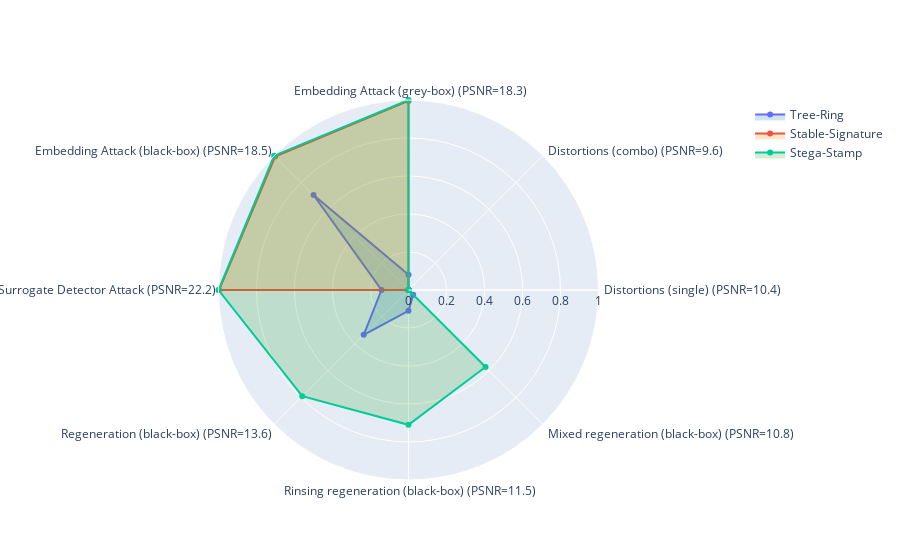

The code cell stored with this chart in its notebook:
### Code cell
import plotly
import plotly.graph_objects as go
import numpy as np
import warnings
from dev import *

warnings.filterwarnings("ignore")


aggregate_attack_name_dict = {
    "Distortions (single)": [
        "distortion_single_rotation",
        "distortion_single_resizedcrop",
        "distortion_single_erasing",
        "distortion_single_brightness",
        "distortion_single_contrast",
        "distortion_single_blurring",
        "distortion_single_noise",
        "distortion_single_jpeg",
    ],
    "Distortions (combo)": [
        "distortion_combo_geometric",
        "distortion_combo_photometric",
        "distortion_combo_degradation",
        "distortion_combo_all",
    ],
    "Embedding Attack (grey-box)": ["adv_emb_same_vae_untg"],
    "Embedding Attack (black-box)": [
        "adv_emb_clip_untg_alphaRatio_0.05_step_200",
        "adv_emb_sdxl_vae_untg",
        "adv_emb_klf16_vae_untg",
    ],
    "Surrogate Detector Attack": ["adv_cls_wm1_wm2_0.01_50_warm"],
    "Regeneration (black-box)": ["regen_diffusion", "kl_vae"],
    "Rinsing regeneration (black-box)": ["2x_regen", "4x_regen"],
    "Mixed regeneration (black-box)": ["4x_regen_bmshj", "4x_regen_kl_vae"],
}


result_dict = {k: {} for k in WATERMARK_METHODS.keys()}
quality_dict = {k: {} for k in aggregate_attack_name_dict.keys()}
for source_name in WATERMARK_METHODS.keys():
    for aggregate_attack_name, attack_names in aggregate_attack_name_dict.items():
        performances = []
        qualities = []
        for attack_name in attack_names:
            json_dict = get_all_json_paths(
                lambda _dataset_name, _attack_name, _attack_strength, _source_name, _result_type: (
                    _source_name == source_name and _attack_name == attack_name
                )
            )
            record_keys = set(
                [(key[0], key[3], key[1], key[2]) for key in json_dict.keys()]
            )
            for dataset_name, source_name, attack_name, attack_strength in record_keys:
                performances.append(
                    get_performance(
                        dataset_name,
                        source_name,
                        attack_name,
                        attack_strength,
                        mode="removal",
                    )["low1000_1"]
                )
                qualities.append(
                    get_quality(
                        dataset_name,
                        source_name,
                        attack_name,
                        attack_strength,
                        mode="removal",
                    ).get("psnr", None)
                )
        result_dict[source_name][aggregate_attack_name] = np.array(
            [p for p in performances if p is not None]
        ).min()
        quality_dict[aggregate_attack_name] = np.array(
            [q for q in qualities if q is not None]
        ).mean()


fig = go.Figure()

# Retrieve the default Plotly colors
default_colors = plotly.colors.DEFAULT_PLOTLY_COLORS

alpha = 0.2  # Set your desired alpha value here, e.g., 0.5 for 50% transparency
modified_colors = [
    color.replace("rgb", "rgba").replace(")", f", {alpha})") for color in default_colors
]

for index, source_name in enumerate(WATERMARK_METHODS.keys()):
    r = list(result_dict[source_name].values())
    r.append(r[0])
    theta = [
        f" {k} (PSNR={quality_dict[k]:.1f})" for k in aggregate_attack_name_dict.keys()
    ]
    theta.append(theta[0])
    fig.add_trace(
        go.Scatterpolar(
            r=r,
            theta=theta,
            fill="toself",
            name=WATERMARK_METHODS[source_name],
            fillcolor=modified_colors[index],
        )
    )

fig.update_layout(
    polar=dict(radialaxis=dict(visible=True, range=[0, 1])), showlegend=True
)

fig.show()

### Figure 1 — Plotly figure (JSON) as saved in the notebook; plotly's stock layout.template omitted (floating-point values rounded to 4 significant figures)
{"data": [{"fill": "toself", "fillcolor": "rgba(31, 119, 180, 0.2)", "name": "Tree-Ring", "r": [0.0018, 0, 0.0802, 0.7068, 0.1422, 0.3334, 0.1096, 0.035, 0.0018], "theta": [" Distortions (single) (PSNR=10.4)", " Distortions (combo) (PSNR=9.6)", " Embedding Attack (grey-box) (PSNR=18.3)", " Embedding Attack (black-box) (PSNR=18.5)", " Surrogate Detector Attack (PSNR=22.2)", " Regeneration (black-box) (PSNR=13.6)", " Rinsing regeneration (black-box) (PSNR=11.5)", " Mixed regeneration (black-box) (PSNR=10.8)", " Distortions (single) (PSNR=10.4)"], "type": "scatterpolar"}, {"fill": "toself", "fillcolor": "rgba(255, 127, 14, 0.2)", "name": "Stable-Signature", "r": [0, 0, 0.995, 0.9928, 0.997, 0.0002, 0, 0, 0], "theta": [" Distortions (single) (PSNR=10.4)", " Distortions (combo) (PSNR=9.6)", " Embedding Attack (grey-box) (PSNR=18.3)", " Embedding Attack (black-box) (PSNR=18.5)", " Surrogate Detector Attack (PSNR=22.2)", " Regeneration (black-box) (PSNR=13.6)", " Rinsing regeneration (black-box) (PSNR=11.5)", " Mixed regeneration (black-box) (PSNR=10.8)", " Distortions (single) (PSNR=10.4)"], "type": "scatterpolar"}, {"fill": "toself", "fillcolor": "rgba(44, 160, 44, 0.2)", "name": "Stega-Stamp", "r": [0, 0, 1, 1, 1, 0.7908, 0.7094, 0.5732, 0], "theta": [" Distortions (single) (PSNR=10.4)", " Distortions (combo) (PSNR=9.6)", " Embedding Attack (grey-box) (PSNR=18.3)", " Embedding Attack (black-box) (PSNR=18.5)", " Surrogate Detector Attack (PSNR=22.2)", " Regeneration (black-box) (PSNR=13.6)", " Rinsing regeneration (black-box) (PSNR=11.5)", " Mixed regeneration (black-box) (PSNR=10.8)", " Distortions (single) (PSNR=10.4)"], "type": "scatterpolar"}], "layout": {"polar": {"radialaxis": {"range": [0, 1], "visible": true}}, "showlegend": true}}
